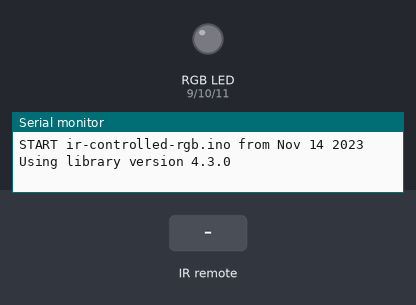
The sketch below on a simulated Arduino Uno, built with avr-gcc and run on an emulated ATmega328P. Parts: an RGB LED mixed from three pins (HIGH = lit), the last lines printed to the serial monitor. Inputs (shaded band) come from the test bench.

Above: at 1.2 s.
1.3 s: infrared code 0xFFA25D received
At 1.6 s:
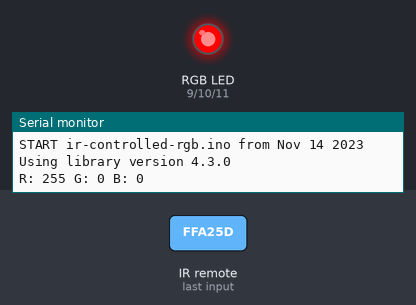
2.8 s: infrared code 0xFF629D received
At 4.0 s:
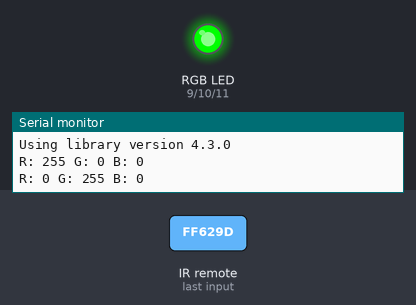
4.3 s: infrared code 0xFFE21D received
At 5.1 s:
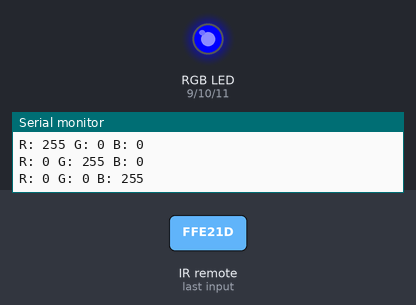
5.8 s: infrared code 0xFF22DD received
At 6.3 s:
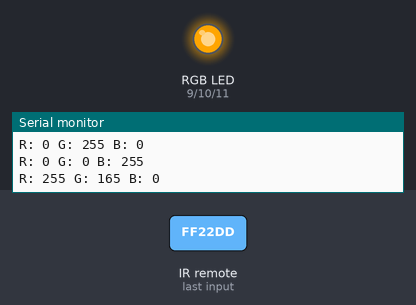
7.3 s: infrared code 0xFF02FD received
At 8.5 s:
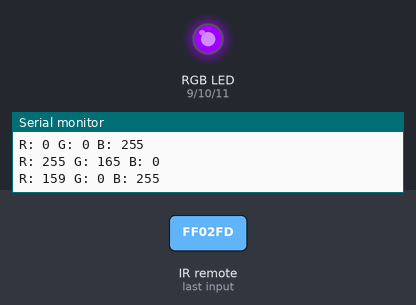
8.8 s: infrared code 0xFFC23D received
At 9.7 s:
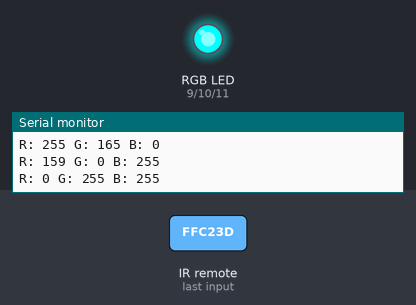
Timing chart, 0 to 11.3 s (numbered marks = the images above; inputs shaded):
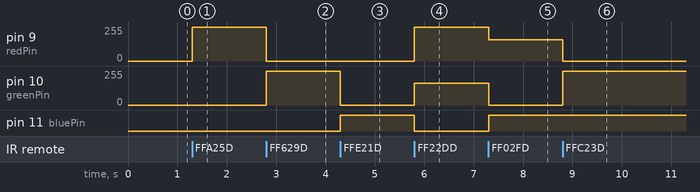

Measured:
- after the input at 1.3 s, pin 9 (redPin): 0/255 → 255/255 at once
- after the input at 2.8 s, pin 9 (redPin): 255/255 → 0/255 at once; pin 10 (greenPin): 0/255 → 255/255 at once
- after the input at 4.3 s, pin 10 (greenPin): 255/255 → 0/255 at once; pin 11 (bluePin): LOW → HIGH at once
- after the input at 5.8 s, pin 9 (redPin): 0/255 → 255/255 at once; pin 10 (greenPin): 0/255 → 165/255 at once; pin 11 (bluePin): HIGH → LOW at once
- after the input at 7.3 s, pin 9 (redPin): 255/255 → 159/255 at once; pin 10 (greenPin): 165/255 → 0/255 at once; pin 11 (bluePin): LOW → HIGH at once
- after the input at 8.8 s, pin 9 (redPin): 159/255 → 0/255 at once; pin 10 (greenPin): 0/255 → 255/255 at once

The sketch:

ir-controlled-rgb.ino
```cpp
#include <IRremote.h>       // IRremote library for IR receiver.

// Define the digital I/O pins.
#define redPin 9            // The pin where the red cathode is connected to.
#define greenPin 10         // The pin where the green cathode is connected to.
#define bluePin 11          // The pin where the blue cathode is connected to.
#define irPin 12            // The pin where the IR receiver is connected to.

// Define HEX codes for the remote control (Change these to match your remote control).
// You can use ir-remote-test.ino to find the HEX codes for your remote control.
#define button0 0xFF9867    // 0
#define button1 0xFFA25D    // 1
#define button2 0xFF629D    // 2
#define button3 0xFFE21D    // 3
#define button4 0xFF22DD    // 4
#define button5 0xFF02FD    // 5
#define button6 0xFFC23D    // 6
#define button7 0xFFE01F    // 7
#define button8 0xFFA857    // 8
#define button9 0xFF906F    // 9

IRrecv irrecv(irPin);       // Create a new instance of receiver.
decode_results results;     // Create a new instance of results.

// Define color structure for rgb.
struct color {
   int red;
   int green;
   int blue;
};

typedef struct color Color; // Define color as a new type.

void setup() {
   // Start serial communication at 9600 baud.
   Serial.begin(9600);

   // Print a start message on the serial monitor.
   Serial.println(F("START " __FILE__ " from " __DATE__ "\r\nUsing library version " VERSION_IRREMOTE));

   // Define the pins of the RGB LED as output.
   pinMode(redPin, OUTPUT);
   pinMode(greenPin, OUTPUT);
   pinMode(bluePin, OUTPUT);

   irrecv.enableIRIn(); // Start the receiver.
}

/**
   * Creates a new color when the c.redresponding button is pressed.
   * Returns Color structure with rgb values.
   * For example, when the 1 key is pressed, the color will be red.
   */
Color translateIR() {
   int key = results.value; // Get the value of the pressed button.
   Color c;

   switch (key) {
      case button1:
         // Red
         setColor(&c, 255, 0, 0);
         break;
      case button2:
         // Green
         setColor(&c, 0, 255, 0);
         break;
      case button3:
         // Blue
         setColor(&c, 0, 0, 255);
         break;
      case button4:
         // Orange
         setColor(&c, 255, 165, 0);
         break;
      case button5:
         // Purple
         setColor(&c, 159, 0, 255);
         break;
      case button6:
         // Aqua
         setColor(&c, 0, 255, 255);
         break;
      case button7:
         // Yellow
         setColor(&c, 255, 255, 0);
         break;
      case button8:
         // Magenta
         setColor(&c, 255, 0, 255);
         break;
      case button9:
         // White
         setColor(&c, 255, 255, 255);
         break;
      case button0:
         // Off (black)
         setColor(&c, 0, 0, 0);
         break;
      default:
         break;
   }

   return c;
}

/***
   * Sets the color of the RGB LED.
   * @param c The color to set.
   * @param r The red value.
   * @param g The green value.
   * @param b The blue value.
   */
void setColor(Color *c, int red, int green, int blue) {
   c->red = red;
   c->green = green;
   c->blue = blue;
}

/**
   * Powers the RGB LED with the given color.
   * @param c The color to display.
   */
void displayColor(Color c) {
   analogWrite(redPin, c.red);   // Set the red cathode to the red value.
   analogWrite(greenPin, c.green); // Set the green cathode to the green value.
   analogWrite(bluePin, c.blue);  // Set the blue cathode to the blue value.
}

/**
   * Prints the color to the serial monitor.
   * Especially useful for debugging.
   * @param c The color to print.
   */
void printColor(Color c) {
   Serial.print("R: ");
   Serial.print(c.red);
   Serial.print(" G: ");
   Serial.print(c.green);
   Serial.print(" B: ");
   Serial.println(c.blue);
}

void loop() {
   // If the receiver has received a new value.
   if (irrecv.decode(&results)) {
      Color nc = translateIR(); // Get the new color.
      printColor(nc); // Print the new color to the serial monitor.
      displayColor(nc); // Display the new color on the RGB LED.
      delay(100);      // Wait 100ms.
      irrecv.resume(); // Receive the next value.
   }
}
```
